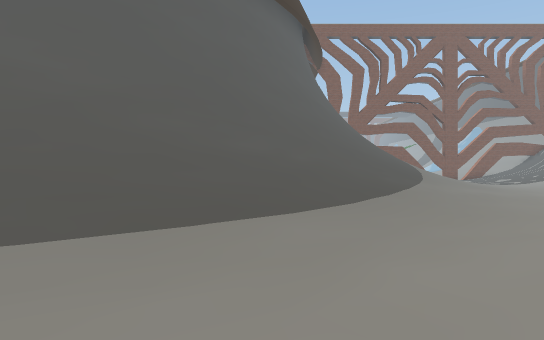
view 1 (above)

19 first-person views from a walk through a Unity game level. The camera is 1.3 m above the floor, looks level and sees 70° across. The floor is counted in squares, 2 m on a side. Each view is taken from the middle of a square. On the plan, view 1 faces up. The plan holds only what a view shows up to about 11 squares ahead; the rest is blank. The place goes on beyond the plan. The player is left out. Some surface patterns are stand-ins.

view 2
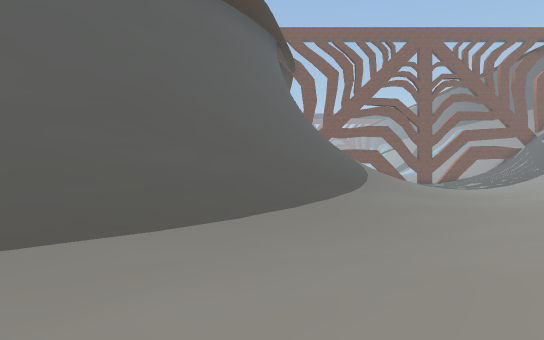

view 3
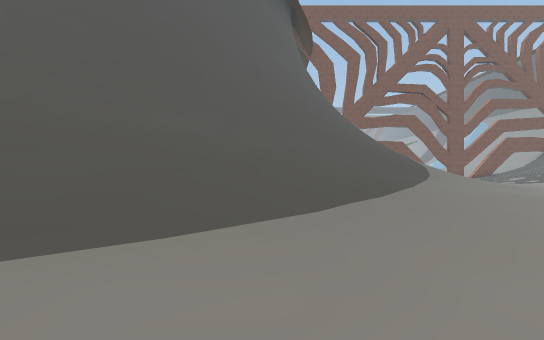

view 4
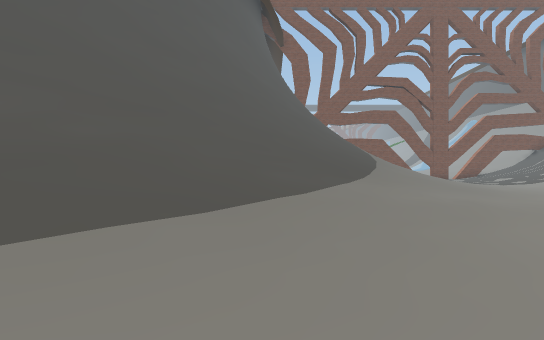

view 5
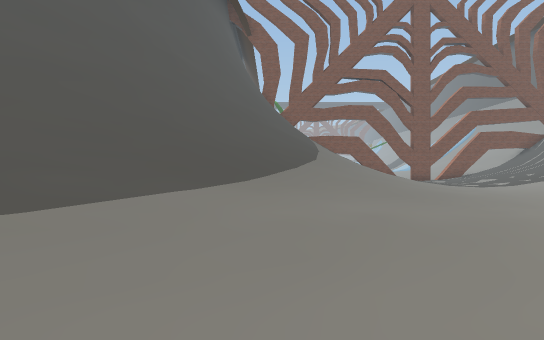

view 6
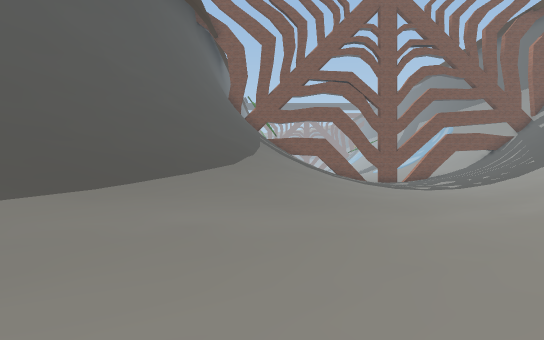

view 7
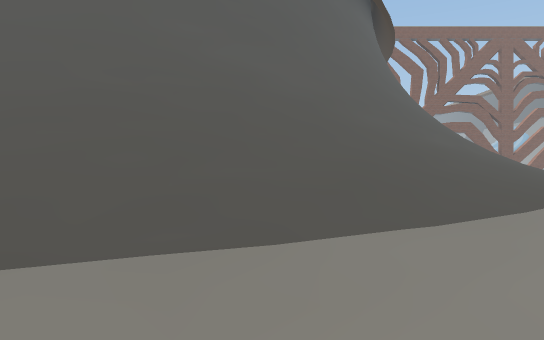

view 8
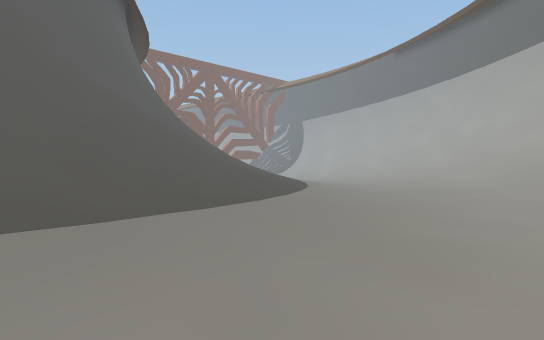

view 9
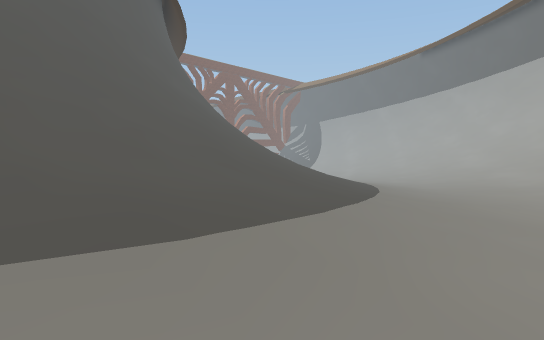

view 10
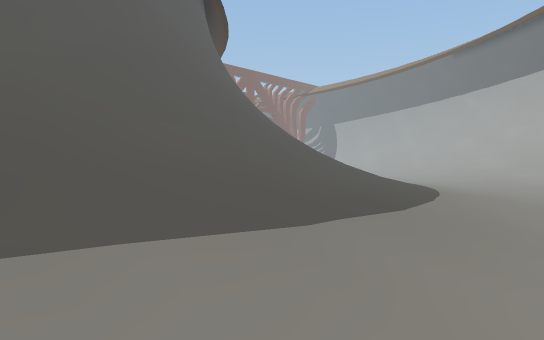

view 11
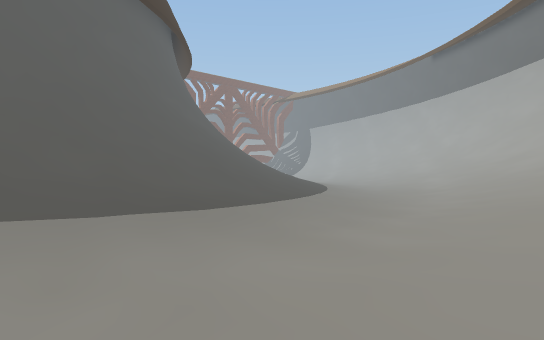

view 12
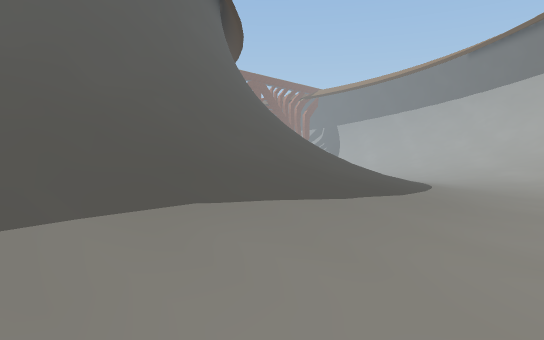

view 13
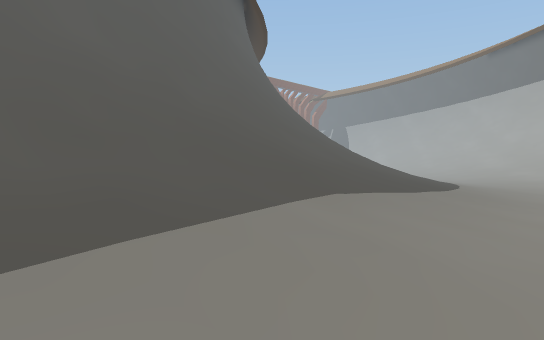

view 14
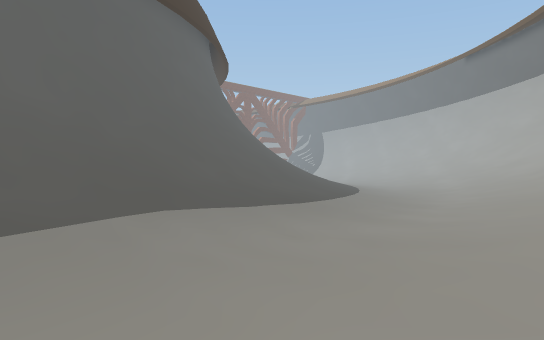

view 15
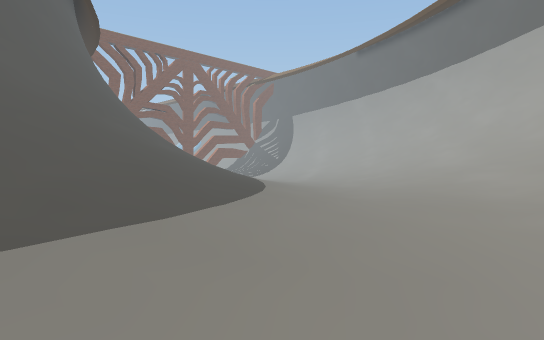

view 16
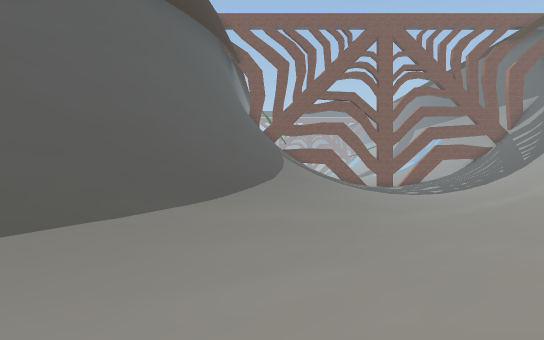

view 17
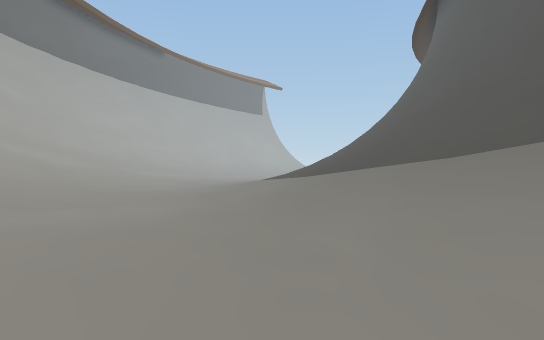

view 18
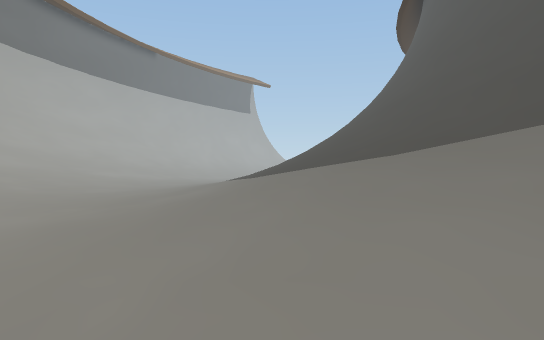

view 19
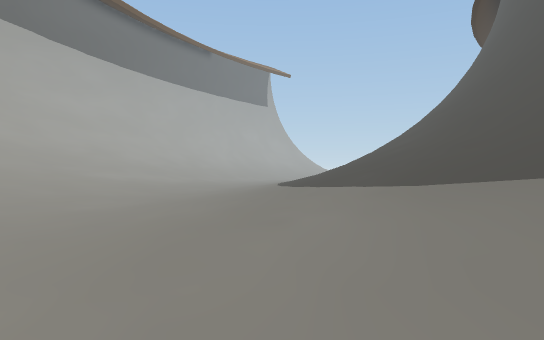

### Floor plan
Key: @ floor where view 1 was taken; # wall or solid block; . main floor; : floor 0.25 m higher than the main floor; + floor 0.5 m higher than the main floor; * floor 0.75 m higher than the main floor; % floor 1 m higher than the main floor; / step, stairs or slope; = window, fence, low wall or low ledge.
Columns run from 20 left of view 1 to 14 right of it. Each row starts with its distance up from view 1.
 19                             //+: :
 18                       #//////*+..:+
 17                      ##//////+:..+*
 16                     ##///////+..:+
 15                     #///////+:..:+
 14                    ##///////+..:+/
 13                   ##///////+:..:+/
 12                  ##///////+:..:+/
 11                 ##////////+:..+//
 10               ###////////+:..:+/
  9              ###////////+:..:+//
  8            ###/////////+:..:+///
  7          ###//////////+:...:+///
  6       ####=//////////+:...:+////
  5   ######////////////+:...:+//
  4  ###///////////////+:...:+//
  3  ////////////////++:...:+///
  2  //////////////++:...:++////
  1  ////////////*+::...:+*/////
  0  //////////++::...::@//////
 -1 ////%%%*+++::....:++///
 -2 ***+++++::.....:++/////
 -3 ::::::......::++//
 -4 .........:::++////
 -5  ....:::+++*//////
 -6  :++++++*/////
 -7   **%%%//
 -8 / //

Positions as (right, up) in squares from view 1, and headings:
1: (0, 0), facing up
2: (2, 0), facing up
3: (1, 3), facing up
4: (3, 5), facing up
5: (5, 7), facing up
6: (7, 7), facing up
7: (-5, -1), facing up
8: (-11, -4), facing up-right
9: (-13, -3), facing up-right
10: (-16, -3), facing up-right
11: (-16, -7), facing up-right
12: (-18, -4), facing up-right
13: (-20, -4), facing up-right
14: (-20, -8), facing up-right
15: (-7, -2), facing up-right
16: (6, 3), facing up
17: (13, 19), facing down-left
18: (11, 19), facing down-left
19: (9, 14), facing down-left
